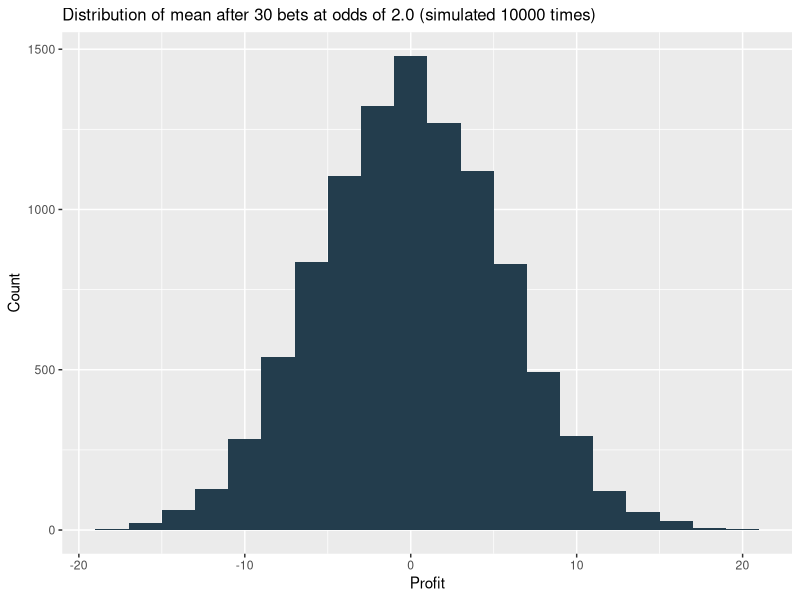
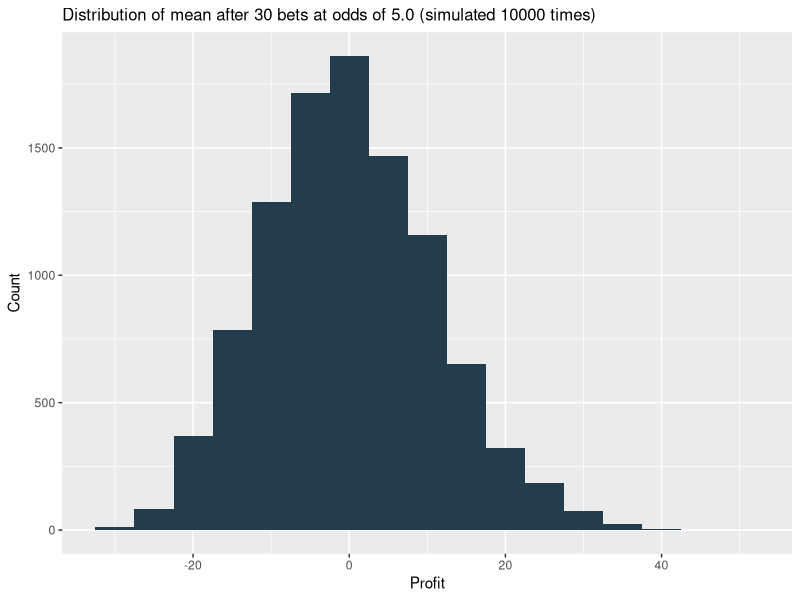
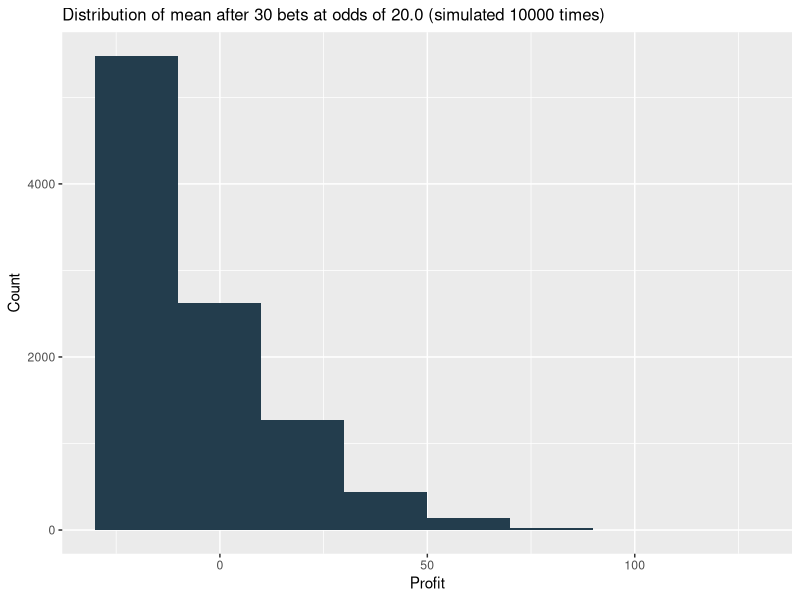
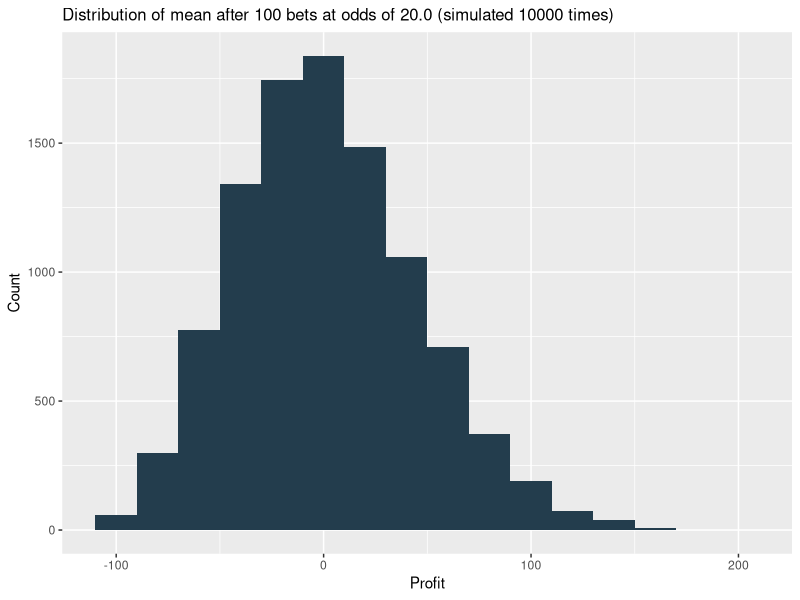
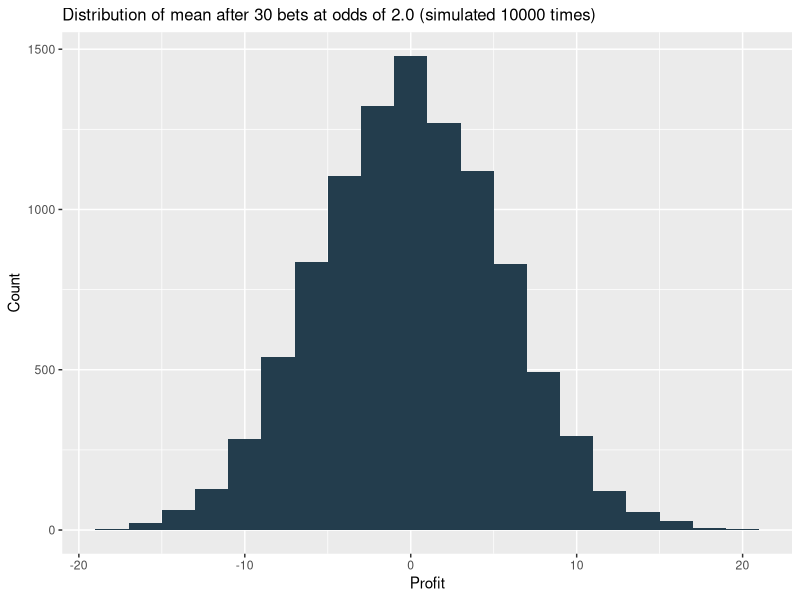
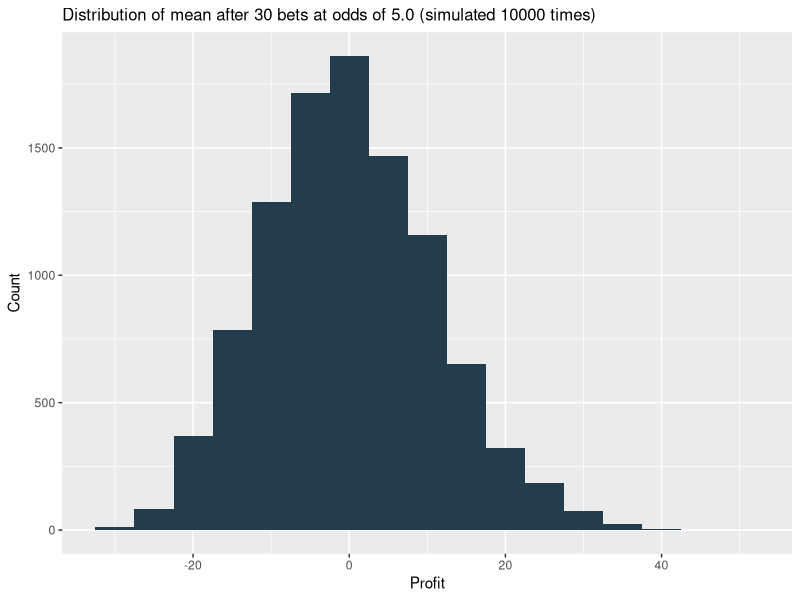
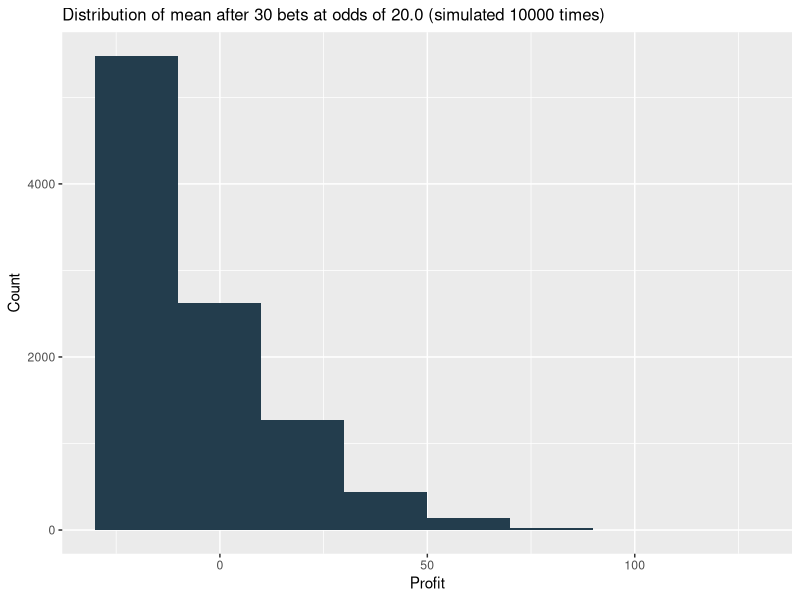
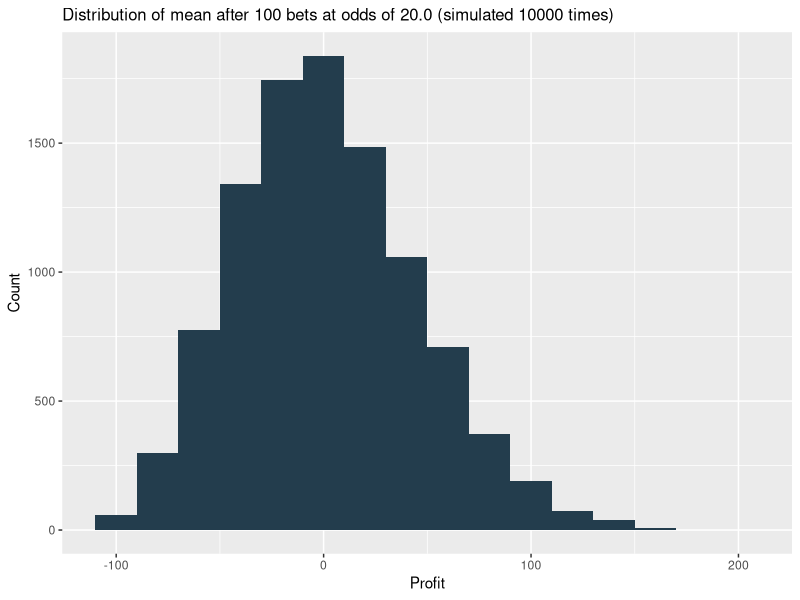

Recreate these plots in R, in order.

#####################################################
### Some simulations of betting P&L distributions ###
#####################################################

library(ggplot2)
library(here)

setwd(here("posts/_drafts/betting_variance/viz"))

# Set a custom color palette
my_palette <- c("#233D4D", "#FF9F1C", "#41EAD4", "#FDFFFC", "#F71735")

# ---- Function to generate P&L from n bets with probability p ----
sim_bets <- function(n, p) {
  # Simulate n outcomes: 1 for win, 0 for loss
  outcomes <- rbinom(n, size = 1, prob = p)
  
  odds <- 1 / p # decimal odds
  
  # For each bet, P&L is (odds - 1) if win, -1 if loss
  pl <- ifelse(outcomes == 1, odds - 1, -1)
  
  # Return total profit or loss
  total_pl <- sum(pl)
  return(total_pl)
}

# ---- Function to plot m repetitions of sim_bets ----
sim_iterations_plot <- function(m, n, p, binwidth = 2) {
  my_pls <- c()
  for (i in 1:m) {
    new_pl <- sim_bets(n, p)
    my_pls <- c(my_pls, new_pl)
  }
  my_df <- data.frame(run = c(1:m), profit_loss = my_pls)
  odds <- format(round(1 / p, 1), nsmall = 1)
  plot_title <- paste("Distribution of mean after", n, "bets at odds of", odds, "(simulated", m, "times)")
  ggplot(my_df, aes(x=profit_loss)) +
    geom_histogram(binwidth = binwidth, fill = my_palette[1]) +
    labs(x = "Profit", y = "Count", title = plot_title) +
    theme(plot.title = element_text(size = 12))
}

(plot1 <- sim_iterations_plot(10000, 30, 0.5))
ggsave("mean_distribution_2.png", plot1, dpi = 600)

(plot2 <- sim_iterations_plot(10000, 30, 0.2, binwidth = 5))
ggsave("mean_distribution_5.png", plot2, dpi = 600)

(plot3 <- sim_iterations_plot(10000, 30, 0.05, binwidth = 20))
ggsave("mean_distribution_20.png", plot3, dpi = 600)

(plot4 <- sim_iterations_plot(10000, 100, 0.05, binwidth = 20))
ggsave("mean_distribution_20a.png", plot4, dpi = 600)
